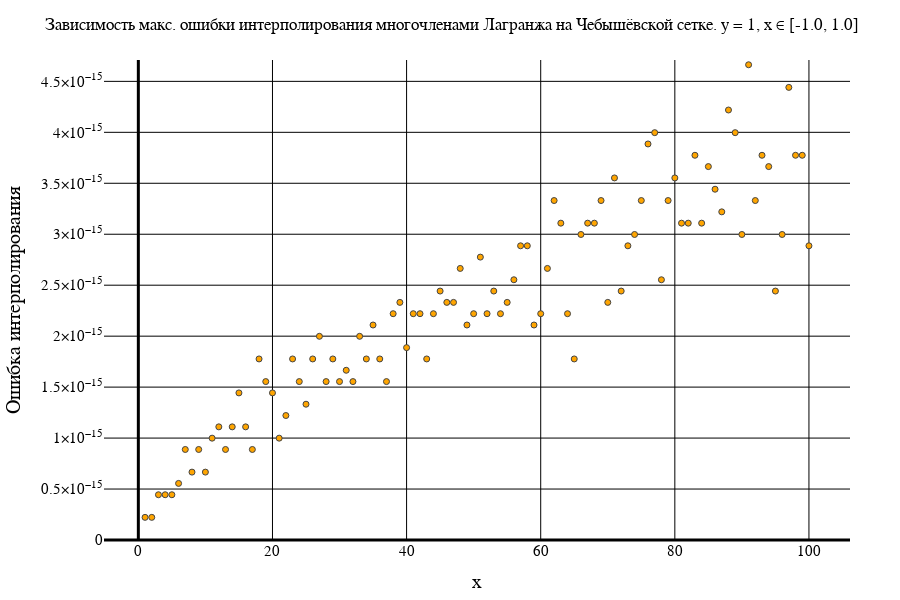

This figure's notebook cell:
### Code cell
makeErrorPlot(numOfFunc, methodTypeList[1], gridTypeList[2], titleList, interval, funcColor)

### Figure 1 — Plotly figure (JSON) as saved in the notebook; plotly's stock layout.template omitted (floating-point values rounded to 4 significant figures)
{"data": [{"marker": {"color": "orange", "line": {"width": 1}, "showline": true}, "mode": "markers", "type": "scatter", "x": [1, 2, 3, 4, 5, 6, 7, 8, 9, 10, 11, 12, 13, 14, 15, 16, 17, 18, 19, 20, 21, 22, 23, 24, 25, 26, 27, 28, 29, 30, 31, 32, 33, 34, 35, 36, 37, 38, 39, 40, 41, 42, 43, 44, 45, 46, 47, 48, 49, 50, 51, 52, 53, 54, 55, 56, 57, 58, 59, 60, 61, 62, 63, 64, 65, 66, 67, 68, 69, 70, 71, 72, 73, 74, 75, 76, 77, 78, 79, 80, 81, 82, 83, 84, 85, 86, 87, 88, 89, 90, 91, 92, 93, 94, 95, 96, 97, 98, 99, 100], "y": [2.22e-16, 2.22e-16, 4.441e-16, 4.441e-16, 4.441e-16, 5.551e-16, 8.882e-16, 6.661e-16, 8.882e-16, 6.661e-16, 9.992e-16, 1.11e-15, 8.882e-16, 1.11e-15, 1.443e-15, 1.11e-15, 8.882e-16, 1.776e-15, 1.554e-15, 1.443e-15, 9.992e-16, 1.221e-15, 1.776e-15, 1.554e-15, 1.332e-15, 1.776e-15, 1.998e-15, 1.554e-15, 1.776e-15, 1.554e-15, 1.665e-15, 1.554e-15, 1.998e-15, 1.776e-15, 2.109e-15, 1.776e-15, 1.554e-15, 2.22e-15, 2.331e-15, 1.887e-15, 2.22e-15, 2.22e-15, 1.776e-15, 2.22e-15, 2.442e-15, 2.331e-15, 2.331e-15, 2.665e-15, 2.109e-15, 2.22e-15, 2.776e-15, 2.22e-15, 2.442e-15, 2.22e-15, 2.331e-15, 2.554e-15, 2.887e-15, 2.887e-15, 2.109e-15, 2.22e-15, 2.665e-15, 3.331e-15, 3.109e-15, 2.22e-15, 1.776e-15, 2.998e-15, 3.109e-15, 3.109e-15, 3.331e-15, 2.331e-15, 3.553e-15, 2.442e-15, 2.887e-15, 2.998e-15, 3.331e-15, 3.886e-15, 3.997e-15, 2.554e-15, 3.331e-15, 3.553e-15, 3.109e-15, 3.109e-15, 3.775e-15, 3.109e-15, 3.664e-15, 3.442e-15, 3.22e-15, 4.219e-15, 3.997e-15, 2.998e-15, 4.663e-15, 3.331e-15, 3.775e-15, 3.664e-15, 2.442e-15, 2.998e-15, 4.441e-15, 3.775e-15, 3.775e-15, 2.887e-15]}], "layout": {"coloraxis": {"outlinecolor": "black"}, "font": {"color": "black", "family": "Times New Roman"}, "height": 600, "margin": {"b": 50, "l": 50, "r": 50, "t": 60}, "paper_bgcolor": "white", "plot_bgcolor": "white", "title": {"autosize": false, "font": {"color": "black", "family": "Times New Roman", "size": 17}, "paper_bgcolor": "red", "text": "Зависимость макс. ошибки интерполирования многочленами Лагранжа на Чебышёвской сетке. y = 1, x ∈ [-1.0, 1.0]"}, "width": 900, "xaxis": {"color": "black", "gridcolor": "black", "gridwidth": 1, "tickfont": {"size": 15}, "title": {"font": {"color": "black", "family": "Times New Roman", "size": 20}, "text": "x"}, "zerolinecolor": "black", "zerolinewidth": 3}, "yaxis": {"exponentformat": "power", "gridcolor": "black", "gridwidth": 1, "range": [0, 4.71e-15], "tickfont": {"size": 15}, "title": {"font": {"color": "black", "family": "Times New Roman", "size": 20}, "text": "Ошибка интерполирования"}, "zerolinecolor": "black", "zerolinewidth": 3}}}
